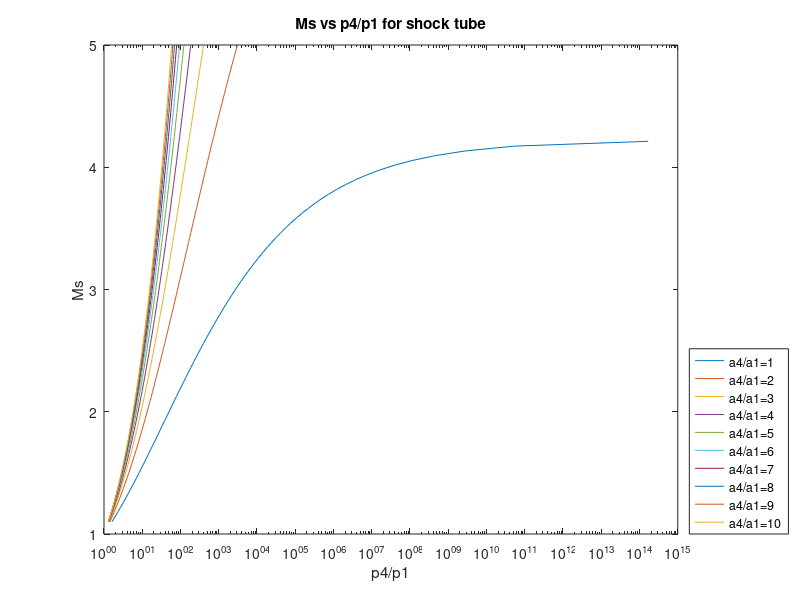

The MATLAB script that drew this image:
clear all
clc
g1=1.67;
g4=1.67;
% Mw4=4.2;
% Mw1=28.7;
% T1=300;
% T4=300;
% a1=sqrt(g1*(8314/Mw1)*T1);
% a4=sqrt(g4*(8314/Mw4)*T4);
Ms=linspace(1.1,5,100);
gfn1=2*g1/(g1+1);
gfn4=2*g4/(g4-1);
gfn=(g4-1)/(g1+1);

for a4bya1=[1:1:10]
    a1bya4=1/a4bya1;

    for i=1:length(Ms)
        mfn=(Ms(i)^2-1)/Ms(i);
        numr=1+gfn1*(Ms(i)^2-1);
        denom=(1-gfn*a1bya4*mfn)^gfn4;
        p4byp1(i)=(numr/denom);
    end
    semilogx((p4byp1),Ms,'DisplayName',['a4/a1=' num2str(1/a1bya4)]);
    hold on
end
xlabel('p4/p1');
ylabel('Ms');
title('Ms vs p4/p1 for shock tube');
legend('Location','southeastoutside');